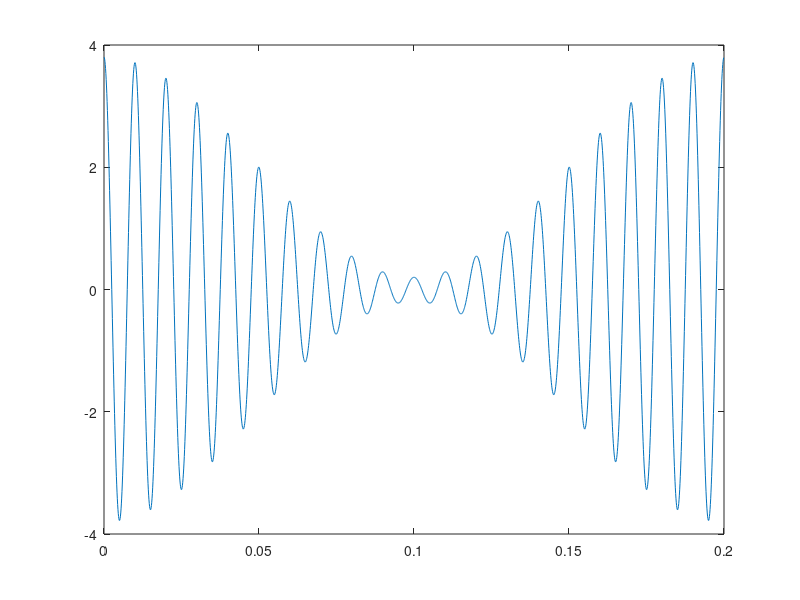

MATLAB code to generate this figure: (Note: this script raises an error after producing the figure.)
clc
clear all
close all


m=0.9;

fs=1e4;
T=0.2;

fm=5;
fc=100;

t=0:1/fs:T-1/fs;

a=2;
data=cos(2*pi*t*fm);
car=a*cos(2*pi*t*fc).*(1+m*data);
plot(t,car);

figure;
%freqz(data,1);
%figure;
%freqz(car,1);

decode=zeros(1,length(t));
vc0=0;
r=20;
c=1000e-6;
tav=r*c;
for k=1:length(t)
    if car(k)>vc0
        vc0=car(k);
    else
        vc0=vc0*(fc/wr)/(fc/wr-1);
    end
    decode(k)=vc0;
end
plot(t,decode);
